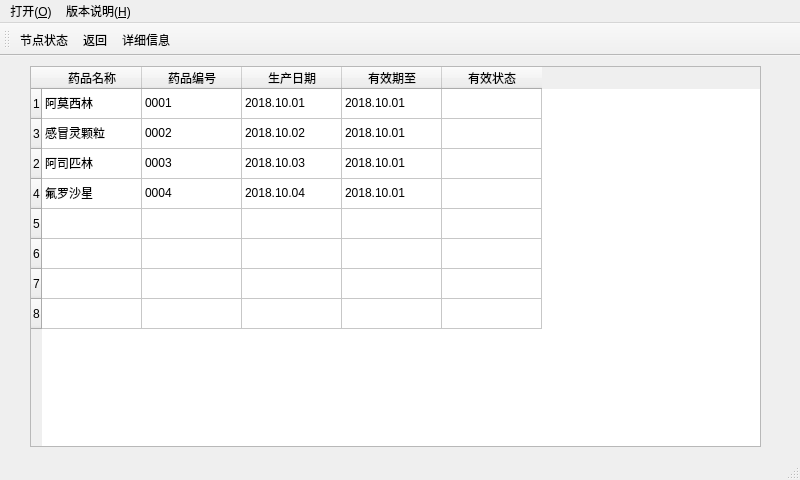
<?xml version="1.0" encoding="UTF-8"?>
<ui version="4.0">
 <class>nodeMessage</class>
 <widget class="QMainWindow" name="nodeMessage">
  <property name="geometry">
   <rect>
    <x>0</x>
    <y>0</y>
    <width>800</width>
    <height>480</height>
   </rect>
  </property>
  <property name="maximumSize">
   <size>
    <width>800</width>
    <height>480</height>
   </size>
  </property>
  <property name="windowTitle">
   <string>MainWindow</string>
  </property>
  <widget class="QWidget" name="centralwidget">
   <widget class="QTableWidget" name="tableWidget">
    <property name="geometry">
     <rect>
      <x>30</x>
      <y>10</y>
      <width>731</width>
      <height>381</height>
     </rect>
    </property>
    <property name="maximumSize">
     <size>
      <width>16777215</width>
      <height>381</height>
     </size>
    </property>
    <row>
     <property name="text">
      <string>1</string>
     </property>
    </row>
    <row>
     <property name="text">
      <string>3</string>
     </property>
    </row>
    <row>
     <property name="text">
      <string>2</string>
     </property>
    </row>
    <row>
     <property name="text">
      <string>4</string>
     </property>
    </row>
    <row>
     <property name="text">
      <string>5</string>
     </property>
    </row>
    <row>
     <property name="text">
      <string>6</string>
     </property>
    </row>
    <row>
     <property name="text">
      <string>7</string>
     </property>
    </row>
    <row>
     <property name="text">
      <string>8</string>
     </property>
    </row>
    <column>
     <property name="text">
      <string>药品名称</string>
     </property>
    </column>
    <column>
     <property name="text">
      <string>药品编号</string>
     </property>
    </column>
    <column>
     <property name="text">
      <string>生产日期</string>
     </property>
    </column>
    <column>
     <property name="text">
      <string>有效期至</string>
     </property>
    </column>
    <column>
     <property name="text">
      <string>有效状态</string>
     </property>
    </column>
    <item row="0" column="0">
     <property name="text">
      <string>阿莫西林</string>
     </property>
    </item>
    <item row="0" column="1">
     <property name="text">
      <string>0001</string>
     </property>
    </item>
    <item row="0" column="2">
     <property name="text">
      <string>2018.10.01</string>
     </property>
    </item>
    <item row="0" column="3">
     <property name="text">
      <string>2018.10.01</string>
     </property>
    </item>
    <item row="1" column="0">
     <property name="text">
      <string>感冒灵颗粒</string>
     </property>
    </item>
    <item row="1" column="1">
     <property name="text">
      <string>0002</string>
     </property>
    </item>
    <item row="1" column="2">
     <property name="text">
      <string>2018.10.02</string>
     </property>
    </item>
    <item row="1" column="3">
     <property name="text">
      <string>2018.10.01</string>
     </property>
    </item>
    <item row="2" column="0">
     <property name="text">
      <string>阿司匹林</string>
     </property>
    </item>
    <item row="2" column="1">
     <property name="text">
      <string>0003</string>
     </property>
    </item>
    <item row="2" column="2">
     <property name="text">
      <string>2018.10.03</string>
     </property>
    </item>
    <item row="2" column="3">
     <property name="text">
      <string>2018.10.01</string>
     </property>
    </item>
    <item row="3" column="0">
     <property name="text">
      <string>氟罗沙星</string>
     </property>
    </item>
    <item row="3" column="1">
     <property name="text">
      <string>0004</string>
     </property>
    </item>
    <item row="3" column="2">
     <property name="text">
      <string>2018.10.04</string>
     </property>
    </item>
    <item row="3" column="3">
     <property name="text">
      <string>2018.10.01</string>
     </property>
    </item>
   </widget>
  </widget>
  <widget class="QStatusBar" name="statusbar"/>
  <widget class="QToolBar" name="toolBar">
   <property name="windowTitle">
    <string>toolBar</string>
   </property>
   <attribute name="toolBarArea">
    <enum>TopToolBarArea</enum>
   </attribute>
   <attribute name="toolBarBreak">
    <bool>false</bool>
   </attribute>
   <addaction name="nodeState"/>
   <addaction name="back"/>
   <addaction name="declaration"/>
  </widget>
  <widget class="QMenuBar" name="menubar">
   <property name="geometry">
    <rect>
     <x>0</x>
     <y>0</y>
     <width>800</width>
     <height>23</height>
    </rect>
   </property>
   <widget class="QMenu" name="menu_O">
    <property name="title">
     <string>打开(&amp;O)</string>
    </property>
    <addaction name="nodeState"/>
    <addaction name="separator"/>
    <addaction name="back"/>
   </widget>
   <widget class="QMenu" name="menu_H">
    <property name="title">
     <string>版本说明(&amp;H)</string>
    </property>
    <addaction name="declaration"/>
   </widget>
   <addaction name="menu_O"/>
   <addaction name="menu_H"/>
  </widget>
  <action name="nodeState">
   <property name="icon">
    <iconset resource="image.qrc">
     <normaloff>:/rcs/message.png</normaloff>:/rcs/message.png</iconset>
   </property>
   <property name="text">
    <string>节点状态</string>
   </property>
  </action>
  <action name="back">
   <property name="icon">
    <iconset resource="image.qrc">
     <normaloff>:/rcs/back.png</normaloff>:/rcs/back.png</iconset>
   </property>
   <property name="text">
    <string>返回</string>
   </property>
  </action>
  <action name="declaration">
   <property name="icon">
    <iconset resource="image.qrc">
     <normaloff>:/rcs/declaration.png</normaloff>:/rcs/declaration.png</iconset>
   </property>
   <property name="text">
    <string>详细信息</string>
   </property>
  </action>
 </widget>
 <resources>
  <include location="image.qrc"/>
 </resources>
 <connections/>
</ui>
